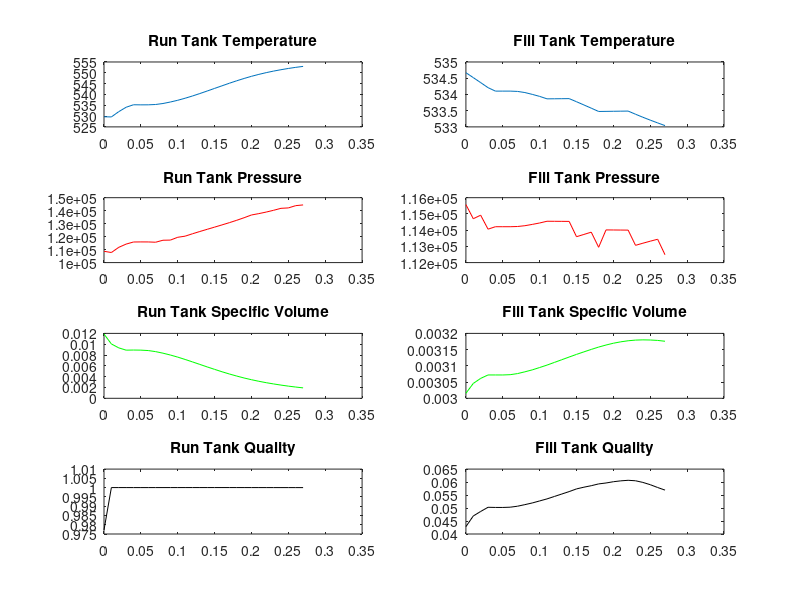
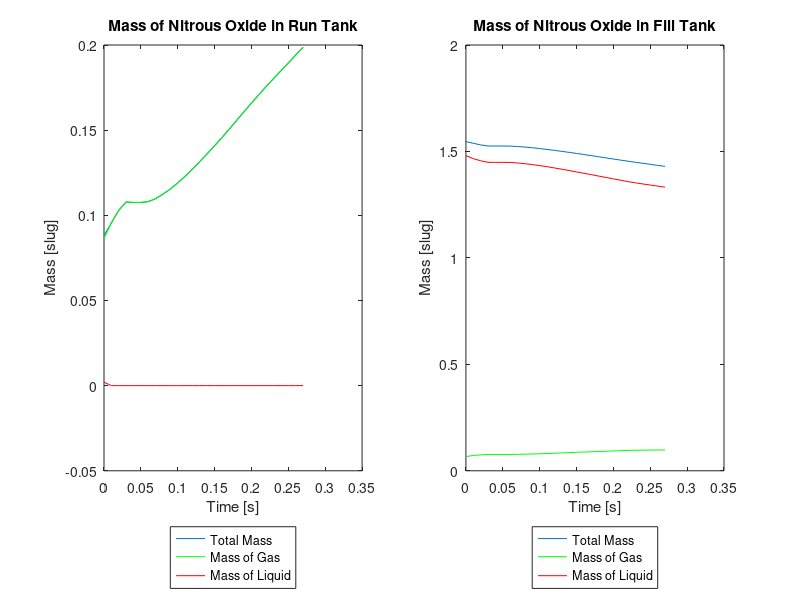
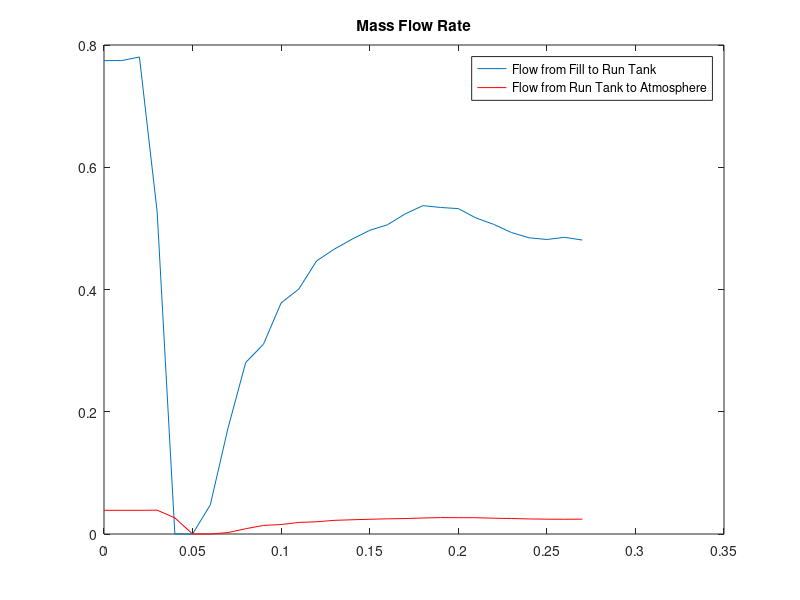

Here is the MATLAB script that generated these plots, in order:
% Filename: SRT4_Propulsion_OxidizerFill
% Created By: Andrew Riha
% Last Edited By: Andrew Riha
% Last Edited On: November 3, 2017
% Project: Oxidizer Fill
% Description: This code is the full model for filling the run tank with
% oxidizer. Oxidizer code models the run tank as initially full of Nitrous
% oxide at ambient temperature and pressure. Assumptions include: all
% boiling happens instantaneously, the exit plane of the vent line has the
% smallest area in the vent line, all parts of each tank instantaneously
% feel their respective temperature

% The equations and constants used come
% from "Fundamentals of Engineering Thermodynamics" Chapter 11.4, "Rocket 
% Propulsion Elements" by Sutton Chapter 8.1, "Thermophysical properties
% of nitrous oxide (ESDU 91022)", NIST's webpage on Nitrous oxide data 
% "http://webbook.nist.gov/cgi/cbook.cgi?ID=C10024972&Mask=1", The
% Engineering ToolBox's webpages on gases
% "http://www.engineeringtoolbox.com/specific-heat-capacity-gases-d_159.html"
% and dry air
% "http://www.engineeringtoolbox.com/molecular-mass-air-d_679.html"



% Initial Conditions
    % "1" variables refer to the fill tank, "2" variables refer to run 
    % tank, "12" variables refer to the transfer between the fill tank and
    % run tank, "23" variables refer to the transfer between the run tank
    % and the atmosphere
clear; clc; close all
TAmb=70; % Ambient Temperature [deg F]
T1=75; % Fill tank temperature
pAmb=1; % Ambient Pressure [atm]
V1=1.553845; % Volume [ft^3]
w1tot=50; % Weight of contents of fill tank [lbf]
V2=0.318287; % Volume [ft^3]
w2Target=10; % Desired weight of nitrous oxide in run tank [lbf]
Cd12=1; % Discharge coefficient of hose connecting tanks PLACEHOLDER
A12=(1/4)^2*pi/4; % Inside area of hose connecting tanks [in^2] PLACEHOLDER
A23=(1/16)^2*pi/4; % Inside area of hose connecting run tank to atmosphere
Tc=557.23; % Critical temperature of Nitrous oxide [deg R]
pc=151400; % Critical pressure of Nitrous oxide [psf]
rhoc=0.877; % Critical density of Nitrous oxide [slug/ft^3]
RUniv=3.40690602232; % Universal Gas Constant [ft*lbf/((deg R)*mol)]
molecMassN2O=3.01584847e-3; % Molecular Mass of Nitrous oxide [slug/mol]
gammaN2O=1.27; % Specific Heat Ratio of Nitrous oxide
gammaN2OKT=4/3; % Specific Heat Ratio of Nitrous oxide from Kinetic Theory


% Read in Thermodynamic Data for N2O
load N2OThermProp
% p: Vapor pressure [lbf/ft^2]
% T: Temperature [deg R]
% nuf: Saturated liquid specific volume [ft^3/mol]
% nug: Saturated vapor specific volume [ft^3/mol]
% hf: Saturated liquid enthalpy [ft*lbf/mol]
% hg: Saturated vapor enthalpy [ft*lbf/mol]
% sf: Saturated liquid entropy [ft*lbf/(mol*deg R)]
% sg: Saturated vapor entropy [ft*lbf/(mol*deg R)]
% sfRef: integral(cpf/T*dT,TRef,T(i)), where TRef=328.194 deg R, and T(i) 
    % is the temperature at which sfRef is being calculated
    % [ft*lbf/(mol*deg R)]
% sgRef: integral(cpf/T*dT,TRef,T(i)), where TRef=328.194 deg R, and T(i) 
    % is the temperature at which sgRef is being calculated
    % [ft*lbf/(mol*deg R)]
% cpf: Saturated liquid constant pressure specific heat capacity
    % [ft*lbf/(mol*deg R)]
% cpg: Saturated vapor constant pressure specific heat capacity
    % [ft*lbf/(mol*deg R)]
% TGas: Temperature [deg R]
% pGas: Pressure [lbf/ft^2]
% sGas: Table of entropy for a given temperature and pressure. Temperature
    % is given by TGas and corresponds with the rows of sGas. Pressure
    % is given by pGas and corresponds with the columns of sGas.
    % [ft*lbf/(mol*deg R)]
%***ADD sGasRef FROM NIST TABLES***

    
% Initial Conditions
i=1; % Counter
tStep=1e-2; % [s]
TStep=.01; % [deg R]

TAmb=TAmb+459.67; % [deg R]
T1=T1+459.67; % Temperature [deg R]
T2=TAmb; % Temperature [deg R]

% Run Tank
iInterp2=find(T>T2,1); % First index past current temperature
interp2=(T(iInterp2)-T2)/(T(iInterp2)-T(iInterp2-1)); % Linear 
    % interpolation
    
m2Target=w2Target/32.174; % Desired mass of Nitrous oxide in run tank 
    % [slug]
w2tot=2.6; % [lbf] ***PLACEHOLDER***
m2tot=w2tot/32.174; % Total mass of Nitrous oxide in run tank [slug]
n2tot=m2tot/molecMassN2O; % [mol]

p2=(p(iInterp2)-p(iInterp2-1))*interp2+p(iInterp2-1); % [psf]

nu2f=(nuf(iInterp2)-nuf(iInterp2-1))*interp2+nuf(iInterp2-1); % [ft^3/mol]
nu2g=(nug(iInterp2)-nug(iInterp2-1))*interp2+nug(iInterp2-1); % [ft^3/mol]
nu2=V2/m2tot*molecMassN2O; % Specific volume [ft^3/slug]
x2=(nu2-nu2f)/(nu2g-nu2f); % Quality in fill tank

pAmb=pAmb*2116.22; % [psf]

n2g=x2*n2tot; % [mol] Moles of gas in fill tank
n2f=n2tot-n2g; % [mol]  Moles of liquid in fill tank

h2g(i)=(hg(iInterp2)-hg(iInterp2-1))*interp2+hg(iInterp2-1); % ***PLACEHOLDER***

cp2f(i)=(cpf(iInterp2)-cpf(iInterp2-1))*interp2+cpf(iInterp2-1);
cp2g(i)=(cpg(iInterp2)-cpg(iInterp2-1))*interp2+cpg(iInterp2-1);

nu2f(i)=(nuf(iInterp2)-nuf(iInterp2-1))*interp2+cpf(iInterp2-1);
nu2g(i)=(nug(iInterp2)-nug(iInterp2-1))*interp2+nug(iInterp2-1);

iInterp2d1=find(T2(i)-TStep<T,1); 
interp2d1=(T(iInterp2d1)-(T2(i)-TStep))/...
    (T(iInterp2d1)-T(iInterp2d1-1));
iInterp2d2=find(T2(i)+TStep<T,1); 
interp2d2=(T(iInterp2d2)-(T2(i)+TStep))/...
    (T(iInterp2d2)-T(iInterp2d2-1));

p2d1=(p(iInterp2d1)-p(iInterp2d1-1))*interp2d1+p(iInterp2d1-1);
p2d2=(p(iInterp2d2)-p(iInterp2d2-1))*interp2d2+p(iInterp2d2-1);

cp2fd1=(cpf(iInterp2d1)-cpf(iInterp2d1-1))*interp2d1+cpf(iInterp2d1-1);
cp2fd2=(cpf(iInterp2d2)-cpf(iInterp2d2-1))*interp2d2+cpf(iInterp2d2-1);
cp2gd1=(cpg(iInterp2d1)-cpg(iInterp2d1-1))*interp2d1+cpg(iInterp2d1-1);
cp2gd2=(cpg(iInterp2d2)-cpg(iInterp2d2-1))*interp2d2+cpg(iInterp2d2-1);

nu2gd1=(nug(iInterp2d1)-nug(iInterp2d1-1))*interp2d1+nug(iInterp2d1-1);
nu2gd2=(nug(iInterp2d2)-nug(iInterp2d2-1))*interp2d2+nug(iInterp2d2-1);

dp2dT(i)=(p2d2-p2d1)/(2*TStep);

dcp2fdT(i)=(cp2fd2-cp2fd1)/(2*TStep);
dcp2gdT(i)=(cp2gd2-cp2gd1)/(2*TStep);

dnu2gdT(i)=(nu2gd2-nu2gd1)/(2*TStep);


% Fill Tank
iInterp1=find(T>T1,1); % First index past current temperature
interp1=(T(iInterp1)-T1)/(T(iInterp1)-T(iInterp1-1)); % Linear 
    % interpolation

m1tot=w1tot/32.174; % Total mass of Nitrous oxide in fill tank [slug]
n1tot=m1tot/molecMassN2O; % [mol]

p1(i)=(p(iInterp1)-p(iInterp1-1))*interp1+p(iInterp1-1); % [psf]

nu1f(i)=(nuf(iInterp1)-nuf(iInterp1-1))*interp1+nuf(iInterp1-1); % [ft^3/mol]
nu1g(i)=(nug(iInterp1)-nug(iInterp1-1))*interp1+nug(iInterp1-1); % [ft^3/mol]
nu1(i)=V1/m1tot*molecMassN2O; % Specific volume [ft^3/slug]
x1(i)=(nu1(i)-nu1f(i))/(nu1g(i)-nu1f(i)); % Quality in fill tank

n1g(i)=x1(i)*n1tot; % [mol] Moles of gas in fill tank
n1f(i)=n1tot-n1g(i); % [mol]  Moles of liquid in fill tank

h1f(i)=(hf(iInterp1)-hf(iInterp1-1))*interp1+hf(iInterp1-1); % ***PLACEHOLDER***

cp1f(i)=(cpf(iInterp1)-cpf(iInterp1-1))*interp1+cpf(iInterp1-1);
cp1g(i)=(cpg(iInterp1)-cpg(iInterp1-1))*interp1+cpg(iInterp1-1);

iInterp1d1=find(T1(i)-TStep<T,1); 
interp1d1=(T(iInterp1d1)-(T1(i)-TStep))/...
    (T(iInterp1d1)-T(iInterp1d1-1));
iInterp1d2=find(T1(i)+TStep<T,1); 
interp1d2=(T(iInterp1d2)-(T1(i)+TStep))/...
    (T(iInterp1d2)-T(iInterp1d2-1));

p1d1=(p(iInterp1d1)-p(iInterp1d1-1))*interp1d1+p(iInterp1d1-1);
p1d2=(p(iInterp1d2)-p(iInterp1d2-1))*interp1d2+p(iInterp1d2-1);

cp1fd1=(cpf(iInterp1d1)-cpf(iInterp1d1-1))*interp1d1+cpf(iInterp1d1-1);
cp1fd2=(cpf(iInterp1d2)-cpf(iInterp1d2-1))*interp1d2+cpf(iInterp1d2-1);
cp1gd1=(cpg(iInterp1d1)-cpg(iInterp1d1-1))*interp1d1+cpg(iInterp1d1-1);
cp1gd2=(cpg(iInterp1d2)-cpg(iInterp1d2-1))*interp1d2+cpg(iInterp1d2-1);

nu1gd1=(nug(iInterp1d1)-nug(iInterp1d1-1))*interp1d1+nug(iInterp1d1-1);
nu1gd2=(nug(iInterp1d2)-nug(iInterp1d2-1))*interp1d2+nug(iInterp1d2-1);

dp1dT(i)=(p1d2-p1d1)/(2*TStep);

dcp1fdT(i)=(cp1fd2-cp1fd1)/(2*TStep);
dcp1gdT(i)=(cp1gd2-cp1gd1)/(2*TStep);

dnu1gdT(i)=(nu1gd2-nu1gd1)/(2*TStep);

% Transient Initial Conditions
t=0; % [s]
A12=A12/144; % [ft^2]
A23=A23/144; % [ft^2]
mdot12=A12*Cd12/nu1f(i)*sqrt(2*(p1(i)-p2(i))*nu1f(i)); % [slug/s]
mdot23=mdot12*0.05; % [slug/s] ***PLACEHOLDER***
eps=10e-3; % Desired accuracy
err=1; % Error in temperature
checkSat=false; % Saturation Check
regime=0; % Choked flow marker. If regime==1, vent line flow is choked, if 
    % regime==0, vent line flow is subsonic

% Transfer mass    
mTransfer12(i)=mdot12(i)*tStep; % [slug]
mTransfer23(i)=mdot23(i)*tStep; % [slug]
m1tot(i)=m1tot(i)-mTransfer12(i); % [slug]
m2tot=m2tot+mTransfer12(i)-mTransfer23(i); % [slug]

ndot12(i)=mdot12(i)/molecMassN2O; % [mol/s]
ndot23(i)=mdot23(i)/molecMassN2O; % [mol/s]

nTransfer12(i)=mTransfer12(i)/molecMassN2O; % [mol]
nTransfer23(i)=mTransfer23(i)/molecMassN2O; % [mol]
    
% Introduce Nitrous oxide to Run Tank
while m2tot<m2Target
    % Compute Derivatives in time
        % A will have three rows related to the mass equation, the energy 
            % equation, and the derivative of the ideal gas law. The three
            % columns will represent the coefficients on dnfdt, dngdt, and
            % dTdt. B is a vector that represents the constants with
            % repsect to these variables.
    A2(1,:)=[1 1 0];
    
    A2(2,1)=cp2f(i)*T2(i);
    A2(2,2)=cp2g(i)*T2(i);
    A2(2,3)=n2f(i)*(dcp2fdT(i)*T2(i)+cp2f(i))+...
        n2g(i)*(dcp2gdT(i)*T2(i)+cp2g(i));
    
    A2(3,1)=0;
    A2(3,2)=p2(i)*nu2g(i)+RUniv*T2(i);
    A2(3,3)=dp2dT(i)*(n2g(i)*nu2g(i)-V2)+p2(i)*n2g(i)*dnu2gdT(i)+...
        n2g(i)*RUniv;
    
    B2=[ndot12(i)-ndot23(i); (ndot12(i)*h1f(i)-ndot23(i)*h2g(i))*gammaN2O; 0];
    
    derivT2=A2\B2;
    
    A2Check(i)=cond(A2);
    
    
    A1(1,:)=[1 1 0];
    
    A1(2,1)=cp1f(i)*T1(i);
    A1(2,2)=cp1g(i)*T1(i);
    A1(2,3)=n1f(i)*(dcp1fdT(i)*T1(i)+cp1f(i))+...
        n1g(i)*(dcp1gdT(i)*T1(i)+cp1g(i));
    
    A1(3,1)=0;
    A1(3,2)=p1(i)*nu1g(i)+RUniv*T1(i);
    A1(3,3)=dp1dT(i)*(n1g(i)*nu1g(i)-V1)+p1(i)*n1g(i)*dnu1gdT(i)+...
        n1g(i)*RUniv;
    
    B1=[-ndot12(i); -ndot12(i)*h1f(i)*gammaN2O; 0];
    
    derivT1=A1\B1;
    
%     % Check for choked flow in vent line
%     if pAmb/p2(i)<checkSonic
%         % Flow is choked
%         mdot23(i)=A23*p2(i)*sqrt(gammaN2OKT/(RN2O*T2(i)))*...
%             (2/(gammaN2OKT+1))^((gammaN2OKT+1)/(2*(gammaN2OKT-1)));
%                 % [slug/s]
%         regime(i)=1;
%     else
%         % Flow is subsonic
%         mdot23(i)=A23*(2*gammaN2OKT/(gammaN2OKT-1)*p2(i)/nu2(i)*...
%             (1-(pAmb/p2(i))^((gammaN2OKT-1)/gammaN2OKT))*...
%             (pAmb/p2(i))^(2/gammaN2OKT))^(1/2); % [slug/s]
%         regime(i)=0;
%     end
%     
%     
%     
%     % New vent line condition
%     if p1(i)>p2(i)
%         mdot12(i)=Cd12*A12*sqrt(2*(p1(i)-p2(i))*rhof(T1(i))); % [slug/s]
%     else
%         mdot12(i)=0; % [slug/s]
%     end
%     
%     % Saturation check
%     nuSat(i)=RN2O*T2(i)/p(T2(i)); % [ft^3/slug]
%     if abs(nu2(i)-nuSat(i))>nu2(i)*.01
%         checkSat=false;
%         x2(i)=1;
%             % A quality of one for an unsaturated gas is not
%             % thermodynamically correct. However, this will be defined as
%             % one until it becomes saturated in the interest of keeping the
%             % length and index of x2 consistent with the other parameters.
%     else
%         checkSat=true
%         x2(i)=(nu2(i)-1/rhof(T2(i)))/(1/rhog(T2(i))-1/rhof(T2(i)));
%     end
    
    % Update values    
    dn2fdt(i)=derivT2(1); % [deg R/s]
    dn2gdt(i)=derivT2(2); % [mol/s]
    dT2dt(i)=derivT2(3); % [mol/s]
  
    T2(i+1)=T2(i)+dT2dt(i)*tStep; % [deg R]
    n2g(i+1)=n2g(i)+dn2gdt(i)*tStep; % [mol]
    n2f(i+1)=n2f(i)+dn2fdt(i)*tStep; % [mol]
    
    dn1fdt(i)=derivT1(1); % [deg R/s]
    dn1gdt(i)=derivT1(2); % [mol/s]
    dT1dt(i)=derivT1(3); % [mol/s]
  
    T1(i+1)=T1(i)+dT1dt(i)*tStep; % [deg R]
    n1g(i+1)=n1g(i)+dn1gdt(i)*tStep; % [mol]
    n1f(i+1)=n1f(i)+dn1fdt(i)*tStep; % [mol]
    
    mdot12(i+1)=A12*Cd12/nu1f(i)*sqrt(2*(p1(i)-p2(i))*nu1f(i)); % [slug/s] ***PLACEHOLDER***
    mdot23(i+1)=mdot12(i)*0.05; % [slug/s] ***PLACEHOLDER***
    
    % Step forward
    i=i+1;
    t(i)=t(i-1)+tStep; % [s]
    
    % Transfer mass    
    mTransfer12(i)=mdot12(i)*tStep; % [slug]
    mTransfer23(i)=mdot23(i)*tStep; % [slug]
    m1tot(i)=m1tot(i-1)-mTransfer12(i); % [slug]
    if i==1
        m2tot(i)=m2tot+mTransfer12(i)-mTransfer23(i); % [slug]
    else
        m2tot(i)=m2tot(i-1)+mTransfer12(i)-mTransfer23(i); % [slug]
    end
    
    ndot12(i)=mdot12(i)/molecMassN2O; % [mol/s]
    ndot23(i)=mdot23(i)/molecMassN2O; % [mol/s]
    
    nTransfer12(i)=mTransfer12(i)/molecMassN2O; % [mol]
    nTransfer23(i)=mTransfer23(i)/molecMassN2O; % [mol]
    
    % Compute run tank properties
    iInterp2=find(T>T2(i),1); 
    interp2=(T(iInterp2)-T2(i))/(T(iInterp2)-T(iInterp2-1)); 
    
    cp2f(i)=(cpf(iInterp2)-cpf(iInterp2-1))*interp2+cpf(iInterp2-1);
    cp2g(i)=(cpg(iInterp2)-cpg(iInterp2-1))*interp2+cpg(iInterp2-1);
    
    nu2f(i)=(nuf(iInterp2)-nuf(iInterp2-1))*interp2+cpf(iInterp2-1);
    nu2g(i)=(nug(iInterp2)-nug(iInterp2-1))*interp2+nug(iInterp2-1);
    nu2(i)=V2/m2tot(i)*molecMassN2O;
    
    p2(i)=(p(iInterp2)-p(iInterp2-1))*interp2+p(iInterp2-1);

    h2g(i)=(hg(iInterp2)-hg(iInterp2-1))*interp2+hg(iInterp2-1); % ***PLACEHOLDER***
    
    iInterp2d1=find(T2(i)-TStep<T,1); 
    interp2d1=(T(iInterp2d1)-(T2(i)-TStep))/...
        (T(iInterp2d1)-T(iInterp2d1-1));
    iInterp2d2=find(T2(i)+TStep<T,1); 
    interp2d2=(T(iInterp2d2)-(T2(i)+TStep))/...
        (T(iInterp2d2)-T(iInterp2d2-1));
    
    p2d1=(p(iInterp2d1)-p(iInterp2d1-1))*interp2d1+p(iInterp2d1-1);
    p2d2=(p(iInterp2d2)-p(iInterp2d2-1))*interp2d2+p(iInterp2d2-1);
    
    cp2fd1=(cpf(iInterp2d1)-cpf(iInterp2d1-1))*interp2d1+cpf(iInterp2d1-1);
    cp2fd2=(cpf(iInterp2d2)-cpf(iInterp2d2-1))*interp2d2+cpf(iInterp2d2-1);
    cp2gd1=(cpg(iInterp2d1)-cpg(iInterp2d1-1))*interp2d1+cpg(iInterp2d1-1);
    cp2gd2=(cpg(iInterp2d2)-cpg(iInterp2d2-1))*interp2d2+cpg(iInterp2d2-1);
    
    nu2gd1=(nug(iInterp2d1)-nug(iInterp2d1-1))*interp2d1+nug(iInterp2d1-1);
    nu2gd2=(nug(iInterp2d2)-nug(iInterp2d2-1))*interp2d2+nug(iInterp2d2-1);
    
    dp2dT(i)=(p2d2-p2d1)/(2*TStep);
    
    dcp2fdT(i)=(cp2fd2-cp2fd1)/(2*TStep);
    dcp2gdT(i)=(cp2gd2-cp2gd1)/(2*TStep);
    
    dnu2gdT(i)=(nu2gd2-nu2gd1)/(2*TStep);
    
    x2(i)=(nu2(i)-nu2f(i))/(nu2g(i)-nu2f(i));
    
    % Compute fill tank properties
    iInterp1=find(T>T1(i),1); % First index past current temperature
    interp1=(T(iInterp1)-T1(i))/(T(iInterp1)-T(iInterp1-1)); % Linear 
        % interpolation

    p1(i)=(p(iInterp1)-p(iInterp1-1))*interp1+p(iInterp1-1); % [psf]

    nu1f(i)=(nuf(iInterp1)-nuf(iInterp1-1))*interp1+nuf(iInterp1-1); % [ft^3/mol]
    nu1g(i)=(nug(iInterp1)-nug(iInterp1-1))*interp1+nug(iInterp1-1); % [ft^3/mol]
    nu1(i)=V1/m1tot(i)*molecMassN2O; % Specific volume [ft^3/slug]
    x1(i)=(nu1(i)-nu1f(i))/(nu1g(i)-nu1f(i)); % Quality in fill tank

    n1g(i)=x1(i)*n1tot; % [mol] Moles of gas in fill tank
    n1f(i)=n1tot-n1g(i); % [mol]  Moles of liquid in fill tank

    h1f(i)=(hf(iInterp1)-hf(iInterp1-1))*interp1+hf(iInterp1-1); % ***PLACEHOLDER***

    cp1f(i)=(cpf(iInterp1)-cpf(iInterp1-1))*interp1+cpf(iInterp1-1);
    cp1g(i)=(cpg(iInterp1)-cpg(iInterp1-1))*interp1+cpg(iInterp1-1);

    iInterp1d1=find(T1(i)-TStep<T,1); 
    interp1d1=(T(iInterp1d1)-(T1(i)-TStep))/...
        (T(iInterp1d1)-T(iInterp1d1-1));
    iInterp1d2=find(T1(i)+TStep<T,1); 
    interp1d2=(T(iInterp1d2)-(T1(i)+TStep))/...
        (T(iInterp1d2)-T(iInterp1d2-1));

    p1d1=(p(iInterp1d1)-p(iInterp1d1-1))*interp1d1+p(iInterp1d1-1);
    p1d2=(p(iInterp1d2)-p(iInterp1d2-1))*interp1d2+p(iInterp1d2-1);

    cp1fd1=(cpf(iInterp1d1)-cpf(iInterp1d1-1))*interp1d1+cpf(iInterp1d1-1);
    cp1fd2=(cpf(iInterp1d2)-cpf(iInterp1d2-1))*interp1d2+cpf(iInterp1d2-1);
    cp1gd1=(cpg(iInterp1d1)-cpg(iInterp1d1-1))*interp1d1+cpg(iInterp1d1-1);
    cp1gd2=(cpg(iInterp1d2)-cpg(iInterp1d2-1))*interp1d2+cpg(iInterp1d2-1);

    nu1gd1=(nug(iInterp1d1)-nug(iInterp1d1-1))*interp1d1+nug(iInterp1d1-1);
    nu1gd2=(nug(iInterp1d2)-nug(iInterp1d2-1))*interp1d2+nug(iInterp1d2-1);

    dp1dT(i)=(p1d2-p1d1)/(2*TStep);

    dcp1fdT(i)=(cp1fd2-cp1fd1)/(2*TStep);
    dcp1gdT(i)=(cp1gd2-cp1gd1)/(2*TStep);

    dnu1gdT(i)=(nu1gd2-nu1gd1)/(2*TStep);
end


% Sanity Plots
figure(1)
subplot(4,2,1)
plot(t,T2(1:i))
title('Run Tank Temperature')
subplot(4,2,3)
plot(t,p2,'r')
title('Run Tank Pressure')
subplot(4,2,5)
plot(t,nu2,'g')
title('Run Tank Specific Volume')
subplot(4,2,7)
plot(t,x2,'k')
title('Run Tank Quality')

subplot(4,2,2)
plot(t,T1(1:i))
title('Fill Tank Temperature')
subplot(4,2,4)
plot(t,p1,'r')
title('Fill Tank Pressure')
subplot(4,2,6)
plot(t,nu1,'g')
title('Fill Tank Specific Volume')
subplot(4,2,8)
plot(t,x1,'k')
title('Fill Tank Quality')

figure(2)
subplot(1,2,1)
plot(t,m2tot)
hold on
plot(t,m2tot.*x2,'g')
plot(t,m2tot-m2tot.*x2,'r')
hold off
legend('Total Mass','Mass of Gas','Mass of Liquid','Location',...
    'SouthOutside')
title('Mass of Nitrous Oxide in Run Tank')
xlabel('Time [s]')
ylabel('Mass [slug]')

subplot(1,2,2)
plot(t,m1tot)
hold on
plot(t,m1tot.*x1,'g')
plot(t,m1tot-m1tot.*x1,'r')
hold off
legend('Total Mass','Mass of Gas','Mass of Liquid','Location',...
    'SouthOutside')
title('Mass of Nitrous Oxide in Fill Tank')
xlabel('Time [s]')
ylabel('Mass [slug]')

figure(3)
plot(t,mdot12)
hold on
plot(t,mdot23,'r')
hold off
legend('Flow from Fill to Run Tank','Flow from Run Tank to Atmosphere')
title('Mass Flow Rate')